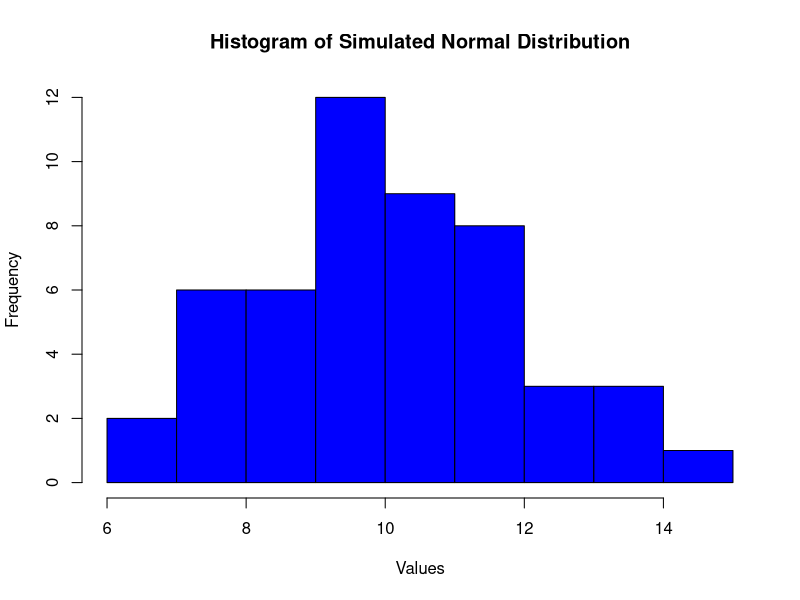

This chart was generated by the following R code:
# Simulate 50 values from a normal distribution with mean 10 and standard deviation 2
set.seed(123)  # Setting seed for reproducibility
values <- rnorm(50, mean = 10, sd = 2)

# Generate a histogram
hist(values, main = "Histogram of Simulated Normal Distribution",
    xlab = "Values", ylab = "Frequency", col = "blue", border = "black")